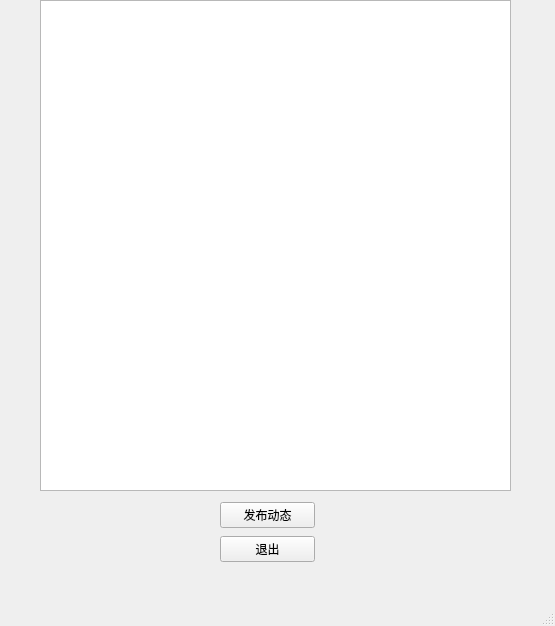
<?xml version="1.0" encoding="UTF-8"?>
<ui version="4.0">
 <class>Dynamic</class>
 <widget class="QMainWindow" name="Dynamic">
  <property name="geometry">
   <rect>
    <x>0</x>
    <y>0</y>
    <width>555</width>
    <height>626</height>
   </rect>
  </property>
  <property name="windowTitle">
   <string>MainWindow</string>
  </property>
  <widget class="QWidget" name="centralwidget">
   <widget class="QListWidget" name="listWidget">
    <property name="geometry">
     <rect>
      <x>40</x>
      <y>0</y>
      <width>471</width>
      <height>491</height>
     </rect>
    </property>
    <property name="styleSheet">
     <string notr="true"/>
    </property>
   </widget>
   <widget class="QWidget" name="layoutWidget">
    <property name="geometry">
     <rect>
      <x>220</x>
      <y>500</y>
      <width>95</width>
      <height>65</height>
     </rect>
    </property>
    <layout class="QVBoxLayout" name="verticalLayout">
     <item>
      <widget class="QPushButton" name="pushButton_release">
       <property name="text">
        <string>发布动态</string>
       </property>
      </widget>
     </item>
     <item>
      <widget class="QPushButton" name="pushButton_return">
       <property name="text">
        <string>退出</string>
       </property>
      </widget>
     </item>
    </layout>
   </widget>
  </widget>
  <widget class="QMenuBar" name="menubar">
   <property name="geometry">
    <rect>
     <x>0</x>
     <y>0</y>
     <width>555</width>
     <height>21</height>
    </rect>
   </property>
  </widget>
  <widget class="QStatusBar" name="statusbar"/>
 </widget>
 <resources/>
 <connections/>
</ui>
